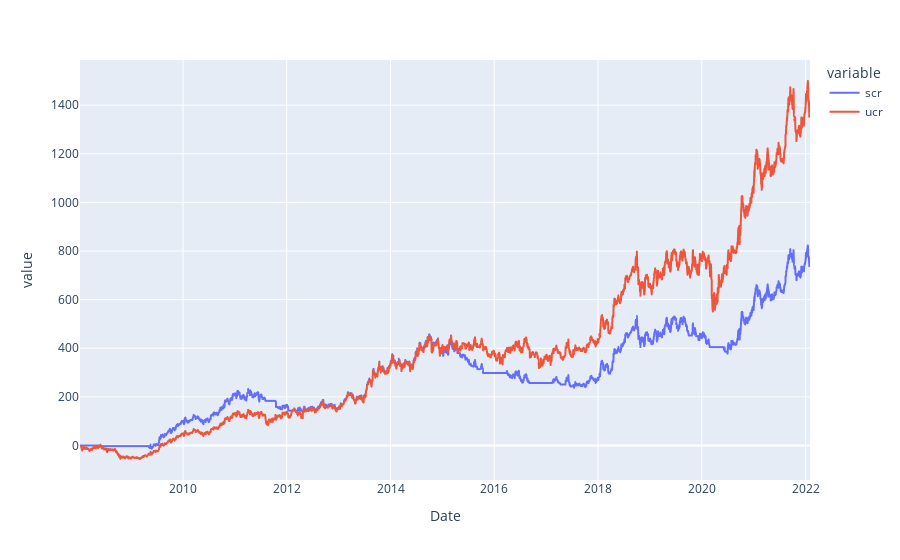

The notebook cell saved with this chart:
### Code cell
fig=px.line(init_df_matrix_f[['scr','ucr']],)
fig.show()

### Figure 1 — Plotly figure (JSON) as saved in the notebook; plotly's stock layout.template omitted (floating-point values rounded to 4 significant figures; data arrays with more than 128 entries replaced by an {"elided": "..."} marker saying what was removed)
{"data": [{"hovertemplate": "variable=scr<br>Date=%{x}<br>value=%{y}<extra></extra>", "legendgroup": "scr", "line": {"color": "#636efa", "dash": "solid"}, "marker": {"symbol": "circle"}, "mode": "lines", "name": "scr", "showlegend": true, "type": "scattergl", "x": {"elided": "3467 str values"}, "xaxis": "x", "y": {"elided": "3467 float values"}, "yaxis": "y"}, {"hovertemplate": "variable=ucr<br>Date=%{x}<br>value=%{y}<extra></extra>", "legendgroup": "ucr", "line": {"color": "#EF553B", "dash": "solid"}, "marker": {"symbol": "circle"}, "mode": "lines", "name": "ucr", "showlegend": true, "type": "scattergl", "x": {"elided": "3467 str values"}, "xaxis": "x", "y": {"elided": "3467 float values"}, "yaxis": "y"}], "layout": {"autosize": true, "legend": {"title": {"text": "variable"}, "tracegroupgap": 0}, "margin": {"t": 60}, "xaxis": {"anchor": "y", "autorange": true, "domain": [0, 1], "range": ["2008-01-07", "2022-02-01"], "title": {"text": "Date"}, "type": "date"}, "yaxis": {"anchor": "x", "autorange": true, "domain": [0, 1], "range": [-142.0, 1586.0], "title": {"text": "value"}, "type": "linear"}}}
